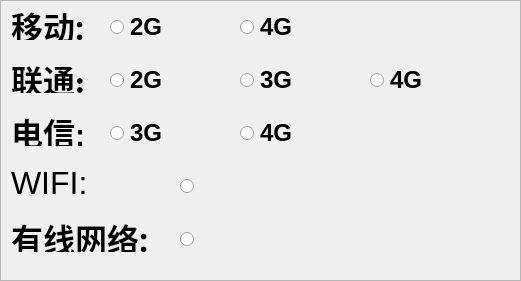
  <widget class="QFrame" name="frame_3">
   <property name="geometry">
    <rect>
     <x>110</x>
     <y>100</y>
     <width>521</width>
     <height>281</height>
    </rect>
   </property>
   <property name="font">
    <font>
     <weight>75</weight>
     <bold>true</bold>
    </font>
   </property>
   <property name="styleSheet">
    <string notr="true">background-image: url(:/background/qrc/background/back.png);</string>
   </property>
   <property name="frameShape">
    <enum>QFrame::StyledPanel</enum>
   </property>
   <property name="frameShadow">
    <enum>QFrame::Raised</enum>
   </property>
   <widget class="QRadioButton" name="yidong_2g_btn">
    <property name="geometry">
     <rect>
      <x>110</x>
      <y>13</y>
      <width>111</width>
      <height>28</height>
     </rect>
    </property>
    <property name="font">
     <font>
      <pointsize>18</pointsize>
      <weight>75</weight>
      <bold>true</bold>
     </font>
    </property>
    <property name="text">
     <string>2G</string>
    </property>
   </widget>
   <widget class="QRadioButton" name="yidong_3g_btn">
    <property name="geometry">
     <rect>
      <x>240</x>
      <y>800</y>
      <width>111</width>
      <height>28</height>
     </rect>
    </property>
    <property name="text">
     <string>3G</string>
    </property>
   </widget>
   <widget class="QRadioButton" name="yidong_4g_btn">
    <property name="geometry">
     <rect>
      <x>240</x>
      <y>13</y>
      <width>111</width>
      <height>28</height>
     </rect>
    </property>
    <property name="font">
     <font>
      <pointsize>18</pointsize>
      <weight>75</weight>
      <bold>true</bold>
     </font>
    </property>
    <property name="text">
     <string>4G</string>
    </property>
   </widget>
   <widget class="QRadioButton" name="liantong_2g_btn">
    <property name="geometry">
     <rect>
      <x>110</x>
      <y>66</y>
      <width>111</width>
      <height>28</height>
     </rect>
    </property>
    <property name="font">
     <font>
      <pointsize>18</pointsize>
      <weight>75</weight>
      <bold>true</bold>
     </font>
    </property>
    <property name="text">
     <string>2G</string>
    </property>
   </widget>
   <widget class="QRadioButton" name="liantong_3g_btn">
    <property name="geometry">
     <rect>
      <x>240</x>
      <y>66</y>
      <width>111</width>
      <height>28</height>
     </rect>
    </property>
    <property name="font">
     <font>
      <pointsize>18</pointsize>
      <weight>75</weight>
      <bold>true</bold>
     </font>
    </property>
    <property name="text">
     <string>3G</string>
    </property>
   </widget>
   <widget class="QRadioButton" name="liantong_4g_btn">
    <property name="geometry">
     <rect>
      <x>370</x>
      <y>66</y>
      <width>111</width>
      <height>28</height>
     </rect>
    </property>
    <property name="font">
     <font>
      <pointsize>18</pointsize>
      <weight>75</weight>
      <bold>true</bold>
     </font>
    </property>
    <property name="text">
     <string>4G</string>
    </property>
   </widget>
   <widget class="QRadioButton" name="wifi_btn">
    <property name="geometry">
     <rect>
      <x>180</x>
      <y>172</y>
      <width>111</width>
      <height>28</height>
     </rect>
    </property>
    <property name="text">
     <string/>
    </property>
   </widget>
   <widget class="QRadioButton" name="toserialport_btn">
    <property name="geometry">
     <rect>
      <x>140</x>
      <y>800</y>
      <width>111</width>
      <height>28</height>
     </rect>
    </property>
    <property name="text">
     <string/>
    </property>
   </widget>
   <widget class="QRadioButton" name="dianxin_3g_btn">
    <property name="geometry">
     <rect>
      <x>110</x>
      <y>119</y>
      <width>111</width>
      <height>28</height>
     </rect>
    </property>
    <property name="font">
     <font>
      <pointsize>18</pointsize>
      <weight>75</weight>
      <bold>true</bold>
     </font>
    </property>
    <property name="text">
     <string>3G</string>
    </property>
   </widget>
   <widget class="QRadioButton" name="dianxin_4g_btn">
    <property name="geometry">
     <rect>
      <x>240</x>
      <y>119</y>
      <width>111</width>
      <height>28</height>
     </rect>
    </property>
    <property name="font">
     <font>
      <pointsize>18</pointsize>
      <weight>75</weight>
      <bold>true</bold>
     </font>
    </property>
    <property name="text">
     <string>4G</string>
    </property>
   </widget>
   <widget class="QRadioButton" name="dianxin_2g_btn">
    <property name="geometry">
     <rect>
      <x>110</x>
      <y>800</y>
      <width>111</width>
      <height>28</height>
     </rect>
    </property>
    <property name="text">
     <string>2G</string>
    </property>
   </widget>
   <widget class="QLabel" name="label_6">
    <property name="geometry">
     <rect>
      <x>11</x>
      <y>800</y>
      <width>94</width>
      <height>24</height>
     </rect>
    </property>
    <property name="font">
     <font>
      <pointsize>16</pointsize>
      <weight>75</weight>
      <bold>true</bold>
     </font>
    </property>
    <property name="text">
     <string>网络转串口:</string>
    </property>
   </widget>
   <widget class="QRadioButton" name="online_btn">
    <property name="geometry">
     <rect>
      <x>180</x>
      <y>225</y>
      <width>111</width>
      <height>28</height>
     </rect>
    </property>
    <property name="text">
     <string/>
    </property>
   </widget>
   <widget class="QLabel" name="label_5">
    <property name="geometry">
     <rect>
      <x>11</x>
      <y>223</y>
      <width>141</width>
      <height>29</height>
     </rect>
    </property>
    <property name="font">
     <font>
      <family>Abyssinica SIL</family>
      <pointsize>24</pointsize>
      <weight>75</weight>
      <bold>true</bold>
     </font>
    </property>
    <property name="text">
     <string>有线网络:</string>
    </property>
   </widget>
   <widget class="QLabel" name="label">
    <property name="geometry">
     <rect>
      <x>11</x>
      <y>11</y>
      <width>81</width>
      <height>29</height>
     </rect>
    </property>
    <property name="font">
     <font>
      <family>Waree</family>
      <pointsize>24</pointsize>
      <weight>75</weight>
      <bold>true</bold>
     </font>
    </property>
    <property name="text">
     <string>移动:</string>
    </property>
   </widget>
   <widget class="QLabel" name="label_3">
    <property name="geometry">
     <rect>
      <x>11</x>
      <y>117</y>
      <width>71</width>
      <height>29</height>
     </rect>
    </property>
    <property name="font">
     <font>
      <pointsize>24</pointsize>
      <weight>75</weight>
      <bold>true</bold>
     </font>
    </property>
    <property name="text">
     <string>电信:</string>
    </property>
   </widget>
   <widget class="QLabel" name="label_4">
    <property name="geometry">
     <rect>
      <x>11</x>
      <y>170</y>
      <width>81</width>
      <height>26</height>
     </rect>
    </property>
    <property name="font">
     <font>
      <pointsize>24</pointsize>
      <weight>50</weight>
      <bold>false</bold>
     </font>
    </property>
    <property name="text">
     <string>WIFI:</string>
    </property>
   </widget>
   <widget class="QLabel" name="label_2">
    <property name="geometry">
     <rect>
      <x>11</x>
      <y>64</y>
      <width>81</width>
      <height>29</height>
     </rect>
    </property>
    <property name="font">
     <font>
      <family>Century Schoolbook L</family>
      <pointsize>24</pointsize>
      <weight>75</weight>
      <bold>true</bold>
     </font>
    </property>
    <property name="text">
     <string>联通:</string>
    </property>
   </widget>
  </widget>
